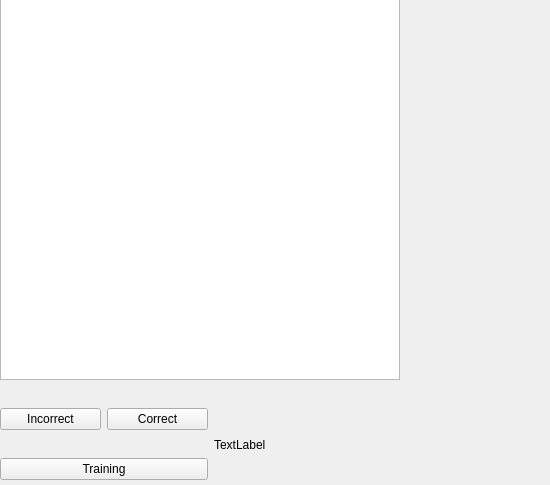
<?xml version="1.0" encoding="UTF-8"?>
<ui version="4.0">
 <class>MainWindow</class>
 <widget class="QWidget" name="MainWindow">
  <property name="geometry">
   <rect>
    <x>0</x>
    <y>0</y>
    <width>550</width>
    <height>485</height>
   </rect>
  </property>
  <property name="windowTitle">
   <string>Form</string>
  </property>
  <widget class="QWidget" name="verticalLayoutWidget">
   <property name="geometry">
    <rect>
     <x>0</x>
     <y>-20</y>
     <width>421</width>
     <height>523</height>
    </rect>
   </property>
   <layout class="QVBoxLayout" name="verticalLayout">
    <item>
     <widget class="QGraphicsView" name="graphicsView">
      <property name="minimumSize">
       <size>
        <width>400</width>
        <height>400</height>
       </size>
      </property>
      <property name="maximumSize">
       <size>
        <width>400</width>
        <height>400</height>
       </size>
      </property>
     </widget>
    </item>
    <item>
     <layout class="QHBoxLayout" name="horizontalLayout">
      <item>
       <layout class="QVBoxLayout" name="verticalLayout_2">
        <item>
         <layout class="QHBoxLayout" name="horizontalLayout_2">
          <item>
           <widget class="QPushButton" name="incorrectButton">
            <property name="text">
             <string>Incorrect</string>
            </property>
           </widget>
          </item>
          <item>
           <widget class="QPushButton" name="correctButton">
            <property name="text">
             <string>Correct</string>
            </property>
           </widget>
          </item>
         </layout>
        </item>
        <item>
         <widget class="QPushButton" name="trainingButton">
          <property name="text">
           <string>Training</string>
          </property>
         </widget>
        </item>
       </layout>
      </item>
      <item>
       <widget class="QLabel" name="label">
        <property name="text">
         <string>TextLabel</string>
        </property>
       </widget>
      </item>
     </layout>
    </item>
   </layout>
  </widget>
 </widget>
 <resources/>
 <connections/>
</ui>
